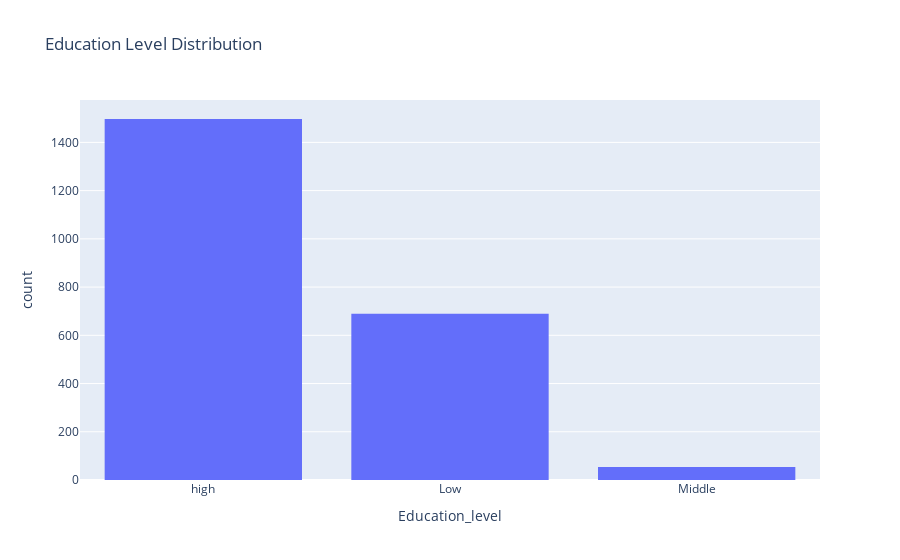

Source (notebook cell):
### Code cell
# Education Level Distribution
fig3 = px.histogram(df, x='Education_level', nbins=5, title="Education Level Distribution")
fig3.show()

### Figure 1 — Plotly figure (JSON) as saved in the notebook; plotly's stock layout.template omitted (floating-point values rounded to 4 significant figures; data arrays with more than 128 entries replaced by an {"elided": "..."} marker saying what was removed)
{"data": [{"alignmentgroup": "True", "bingroup": "x", "hovertemplate": "Education_level=%{x}<br>count=%{y}<extra></extra>", "legendgroup": "", "marker": {"color": "#636efa", "pattern": {"shape": ""}}, "name": "", "nbinsx": 5, "offsetgroup": "", "orientation": "v", "showlegend": false, "type": "histogram", "x": {"elided": "2240 str values"}, "xaxis": "x", "yaxis": "y"}], "layout": {"barmode": "relative", "legend": {"tracegroupgap": 0}, "title": {"text": "Education Level Distribution"}, "xaxis": {"anchor": "y", "domain": [0, 1], "title": {"text": "Education_level"}}, "yaxis": {"anchor": "x", "domain": [0, 1], "title": {"text": "count"}}}}
